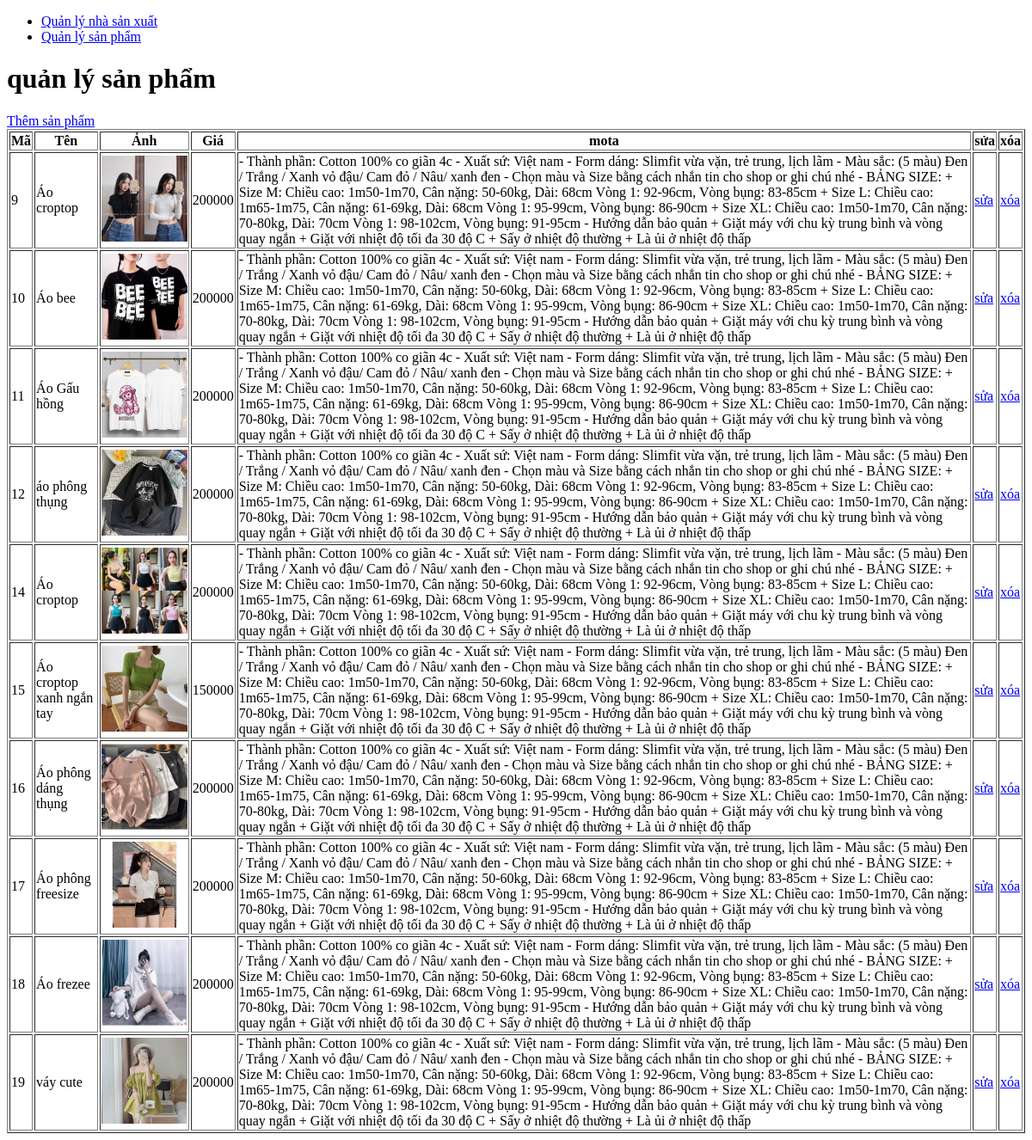
Page /admin/products/index.php on the earlier database version.
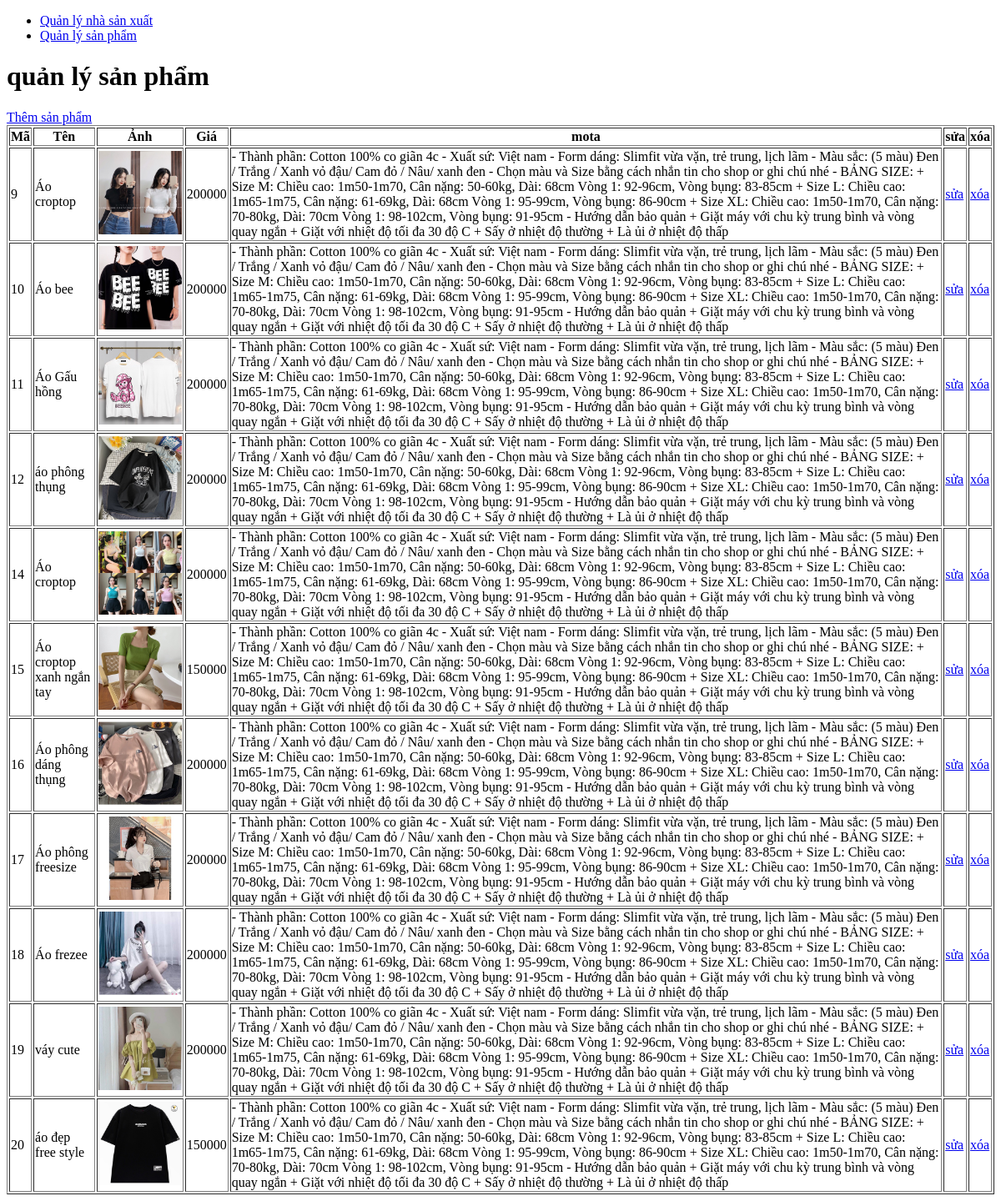
Same page on the later database version.
### tables this page shows
CREATE TABLE `products` (
  `id` int(11) NOT NULL,
  `name` varchar(50) NOT NULL,
  `image` varchar(200) NOT NULL,
  `price` float NOT NULL,
  `description` text NOT NULL,
  `manufacturer_id` int(11) NOT NULL
);

### admin/products/index.php (the view, shortened to what this page needs)
<!DOCTYPE html>
<html lang="en">
<head>
</head>
<body>
    <?php
      require '../menu.php';
      include '../connect.php';
      $sql ="select * from products";
      $result = mysqli_query($connect,$sql);
    ?>
    <h1>quản lý sản phẩm </h1>
    <a href="form_insert.php">Thêm sản phẩm</a>
    <table border="1" width="100%">
      <tr>
        <th>Mã</th>
        <th>Tên</th>
        <th>Ảnh</th>
        <th>Giá</th>
        <th>mota</th>
        <th>sửa </th>
        <th>xóa</th>
      </tr>
      <?php foreach ($result as $each ): ?>
        <tr>
          <td><?php echo $each['id'] ?></td>
          <td><?php echo $each['name'] ?></td>
          <td><img src="photos/<?php echo $each['image'] ?>" height="100"></td>
          <td><?php echo $each['price'] ?></td>
          <td><?php echo $each['description'] ?></td>
          <td>
            <a href="form_update.php?id=<?php echo $each['id']?>">sửa</a>
          </td>
          <td>
            <a href="delete.php?id=<?php echo $each['id']?>">xóa</a>
          </td>
        </tr>
      <?php endforeach ?>
    </table>
</body>
</html>

### admin/menu.php (shortened to what this page needs)
<ul>
   <li><a href="../manufacture">Quản lý nhà sản xuất</a></li>
   <li><a href="../products">Quản lý sản phẩm </a></li>
</ul>

Differences in the rows shown:
added products: id "20", name "áo đẹp free style", image (picture), price "150000", description "- Thành phần: Cotton 100% co giãn 4c - Xuất sứ: Việt nam - Form dáng: Slimfit vừa vặn, trẻ trung, lịch lãm - Màu sắc: (5 màu) Đen / Trắng / Xanh vỏ đậu/ Cam đỏ / Nâu/ xanh đen - Chọn màu và Size bằng cách nhắn tin cho shop or ghi chú nhé - BẢNG SIZE: + Size M: Chiều cao: 1m50-1m70, Cân nặng: 50-60kg, Dài: 68cm Vòng 1: 92-96cm, Vòng bụng: 83-85cm + Size L: Chiều cao: 1m65-1m75, Cân nặng: 61-69kg, Dài: 68cm Vòng 1: 95-99cm, Vòng bụng: 86-90cm + Size XL: Chiều cao: 1m50-1m70, Cân nặng: 70-80kg, Dài: 70cm Vòng 1: 98-102cm, Vòng bụng: 91-95cm - Hướng dẫn bảo quản + Giặt máy với chu kỳ trung bình và vòng quay ngắn + Giặt với nhiệt độ tối đa 30 độ C + Sấy ở nhiệt độ thường + Là ủi ở nhiệt độ thấp"
